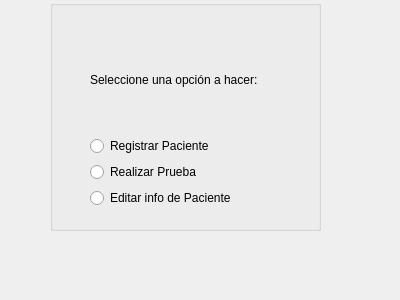
<?xml version="1.0" encoding="UTF-8"?>
<ui version="4.0">
 <class>opciones_deusr</class>
 <widget class="QDialog" name="opciones_deusr">
  <property name="geometry">
   <rect>
    <x>0</x>
    <y>0</y>
    <width>400</width>
    <height>300</height>
   </rect>
  </property>
  <property name="maximumSize">
   <size>
    <width>400</width>
    <height>300</height>
   </size>
  </property>
  <property name="windowTitle">
   <string>Dialog</string>
  </property>
  <widget class="QGroupBox" name="groupBox">
   <property name="geometry">
    <rect>
     <x>50</x>
     <y>0</y>
     <width>271</width>
     <height>231</height>
    </rect>
   </property>
   <property name="title">
    <string/>
   </property>
   <widget class="QWidget" name="layoutWidget">
    <property name="geometry">
     <rect>
      <x>40</x>
      <y>30</y>
      <width>209</width>
      <height>178</height>
     </rect>
    </property>
    <layout class="QGridLayout" name="gridLayout">
     <item row="5" column="0">
      <widget class="QRadioButton" name="Real_prueba">
       <property name="text">
        <string>Realizar Prueba</string>
       </property>
      </widget>
     </item>
     <item row="0" column="0">
      <widget class="QLabel" name="label">
       <property name="text">
        <string>Seleccione una opción a hacer:</string>
       </property>
      </widget>
     </item>
     <item row="6" column="0">
      <widget class="QRadioButton" name="Edit_usr">
       <property name="text">
        <string>Editar info de Paciente</string>
       </property>
      </widget>
     </item>
     <item row="4" column="0">
      <widget class="QRadioButton" name="Reg_paciente">
       <property name="text">
        <string>Registrar Paciente</string>
       </property>
      </widget>
     </item>
    </layout>
   </widget>
  </widget>
 </widget>
 <resources/>
 <connections/>
</ui>
